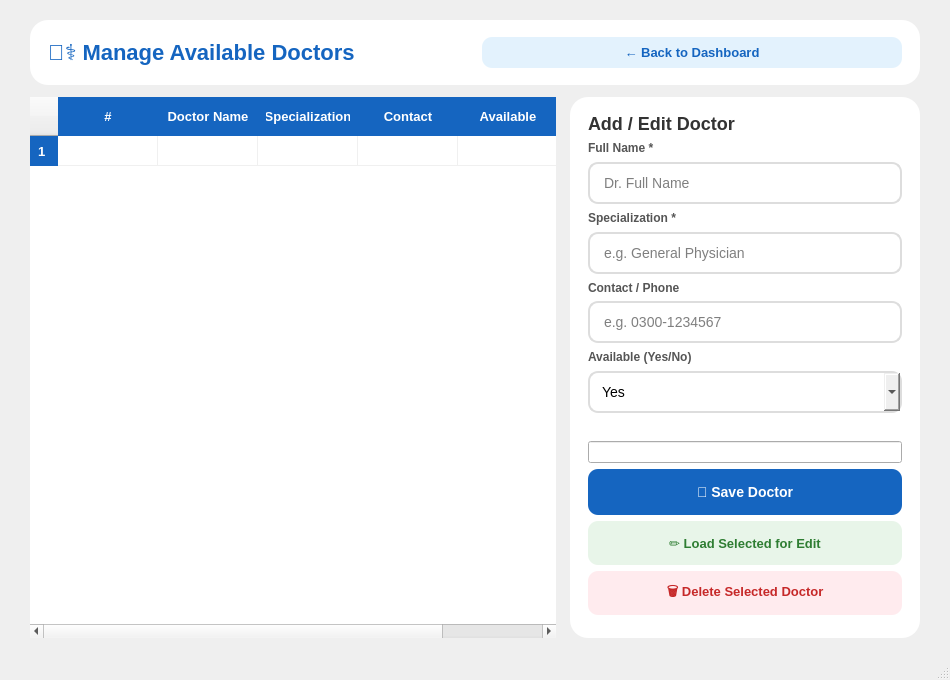
<?xml version="1.0" encoding="UTF-8"?>
<ui version="4.0">
 <class>ManageDoctorsWindow</class>
 <widget class="QMainWindow" name="ManageDoctorsWindow">
  <property name="geometry">
   <rect><x>0</x><y>0</y><width>950</width><height>680</height></rect>
  </property>
  <property name="windowTitle"><string>Doctor Panel – Manage Doctors</string></property>

  <widget class="QWidget" name="centralwidget">
   <property name="styleSheet">
    <string notr="true">
background: qlineargradient(x1:0, y1:0, x2:1, y2:1,
    stop:0 #e3f2fd, stop:1 #bbdefb);
font-family: Segoe UI;
    </string>
   </property>

   <layout class="QVBoxLayout" name="mainLayout">
    <property name="spacing"><number>12</number></property>
    <property name="leftMargin"><number>30</number></property>
    <property name="topMargin"><number>20</number></property>
    <property name="rightMargin"><number>30</number></property>
    <property name="bottomMargin"><number>20</number></property>

    <!-- HEADER -->
    <item>
     <widget class="QFrame" name="headerFrame">
      <property name="minimumSize"><size><width>0</width><height>65</height></size></property>
      <property name="styleSheet"><string notr="true">QFrame { background:white; border-radius:18px; }</string></property>
      <layout class="QHBoxLayout">
       <property name="leftMargin"><number>18</number></property>
       <property name="rightMargin"><number>18</number></property>
       <item>
        <widget class="QLabel">
         <property name="text"><string>👨‍⚕️ Manage Available Doctors</string></property>
         <property name="styleSheet"><string notr="true">font-size:22px; font-weight:bold; color:#1565C0;</string></property>
        </widget>
       </item>
       <item><spacer><property name="orientation"><enum>Qt::Horizontal</enum></property></spacer></item>
       <item>
        <widget class="QPushButton" name="backButton">
         <property name="text"><string>← Back to Dashboard</string></property>
         <property name="styleSheet">
          <string notr="true">
QPushButton { background:#E3F2FD; color:#1565C0; font-size:13px; font-weight:bold; border:none; border-radius:10px; padding:8px 16px; }
QPushButton:hover { background:#BBDEFB; }
          </string>
         </property>
        </widget>
       </item>
      </layout>
     </widget>
    </item>

    <!-- CONTENT -->
    <item>
     <layout class="QHBoxLayout" name="contentRow">
      <property name="spacing"><number>14</number></property>

      <!-- DOCTORS TABLE -->
      <item>
       <widget class="QFrame" name="tableFrame">
        <property name="styleSheet"><string notr="true">QFrame { background:white; border-radius:18px; }</string></property>
        <layout class="QVBoxLayout">
         <property name="leftMargin"><number>0</number></property>
         <property name="topMargin"><number>0</number></property>
         <property name="rightMargin"><number>0</number></property>
         <property name="bottomMargin"><number>0</number></property>
         <item>
          <widget class="QTableWidget" name="doctorsTable">
           <property name="styleSheet">
            <string notr="true">
QTableWidget { border:none; font-size:13px; gridline-color:#f0f0f0; border-radius:18px; }
QTableWidget::item { padding:10px 8px; color:#333; }
QTableWidget::item:selected { background:#E3F2FD; color:#1565C0; }
QHeaderView::section { background:#1565C0; color:white; font-size:13px; font-weight:bold; padding:10px 8px; border:none; }
            </string>
           </property>
           <property name="editTriggers"><set>QAbstractItemView::NoEditTriggers</set></property>
           <property name="selectionBehavior"><enum>QAbstractItemView::SelectRows</enum></property>
           <property name="alternatingRowColors"><bool>true</bool></property>
           <property name="columnCount"><number>5</number></property>
           <row/>
           <column><property name="text"><string>#</string></property></column>
           <column><property name="text"><string>Doctor Name</string></property></column>
           <column><property name="text"><string>Specialization</string></property></column>
           <column><property name="text"><string>Contact</string></property></column>
           <column><property name="text"><string>Available</string></property></column>
          </widget>
         </item>
        </layout>
       </widget>
      </item>

      <!-- ADD / EDIT PANEL -->
      <item>
       <widget class="QFrame" name="formFrame">
        <property name="maximumSize"><size><width>350</width><height>16777215</height></size></property>
        <property name="styleSheet"><string notr="true">QFrame { background:white; border-radius:18px; }</string></property>
        <layout class="QVBoxLayout">
         <property name="leftMargin"><number>18</number></property>
         <property name="topMargin"><number>16</number></property>
         <property name="rightMargin"><number>18</number></property>
         <property name="bottomMargin"><number>16</number></property>

         <item>
          <widget class="QLabel" name="formTitle">
           <property name="text"><string>Add / Edit Doctor</string></property>
           <property name="styleSheet"><string notr="true">font-size:18px; font-weight:bold; color:#333;</string></property>
          </widget>
         </item>

         <item>
          <widget class="QLabel"><property name="text"><string>Full Name *</string></property>
           <property name="styleSheet"><string notr="true">font-size:12px; color:#555; font-weight:bold;</string></property>
          </widget>
         </item>
         <item>
          <widget class="QLineEdit" name="docNameEdit">
           <property name="minimumSize"><size><width>0</width><height>42</height></size></property>
           <property name="placeholderText"><string>Dr. Full Name</string></property>
           <property name="styleSheet">
            <string notr="true">QLineEdit { border:2px solid #DDD; border-radius:10px; padding-left:12px; font-size:14px; } QLineEdit:focus { border:2px solid #1565C0; }</string>
           </property>
          </widget>
         </item>

         <item>
          <widget class="QLabel"><property name="text"><string>Specialization *</string></property>
           <property name="styleSheet"><string notr="true">font-size:12px; color:#555; font-weight:bold;</string></property>
          </widget>
         </item>
         <item>
          <widget class="QLineEdit" name="docSpecEdit">
           <property name="minimumSize"><size><width>0</width><height>42</height></size></property>
           <property name="placeholderText"><string>e.g. General Physician</string></property>
           <property name="styleSheet">
            <string notr="true">QLineEdit { border:2px solid #DDD; border-radius:10px; padding-left:12px; font-size:14px; } QLineEdit:focus { border:2px solid #1565C0; }</string>
           </property>
          </widget>
         </item>

         <item>
          <widget class="QLabel"><property name="text"><string>Contact / Phone</string></property>
           <property name="styleSheet"><string notr="true">font-size:12px; color:#555; font-weight:bold;</string></property>
          </widget>
         </item>
         <item>
          <widget class="QLineEdit" name="docContactEdit">
           <property name="minimumSize"><size><width>0</width><height>42</height></size></property>
           <property name="placeholderText"><string>e.g. 0300-1234567</string></property>
           <property name="styleSheet">
            <string notr="true">QLineEdit { border:2px solid #DDD; border-radius:10px; padding-left:12px; font-size:14px; } QLineEdit:focus { border:2px solid #1565C0; }</string>
           </property>
          </widget>
         </item>

         <item>
          <widget class="QLabel"><property name="text"><string>Available (Yes/No)</string></property>
           <property name="styleSheet"><string notr="true">font-size:12px; color:#555; font-weight:bold;</string></property>
          </widget>
         </item>
         <item>
          <widget class="QComboBox" name="docAvailableCombo">
           <property name="minimumSize"><size><width>0</width><height>42</height></size></property>
           <property name="styleSheet">
            <string notr="true">QComboBox { border:2px solid #DDD; border-radius:10px; padding-left:12px; font-size:14px; } QComboBox:focus { border:2px solid #1565C0; }</string>
           </property>
           <item><property name="text"><string>Yes</string></property></item>
           <item><property name="text"><string>No</string></property></item>
          </widget>
         </item>

         <item>
          <widget class="QLabel" name="formStatusLabel">
           <property name="text"><string></string></property>
           <property name="styleSheet"><string notr="true">font-size:12px; color:#e53935;</string></property>
          </widget>
         </item>

         <!-- Hidden field for edit mode -->
         <item>
          <widget class="QLineEdit" name="editIdEdit">
           <property name="visible"><bool>false</bool></property>
          </widget>
         </item>

         <item>
          <widget class="QPushButton" name="saveDocButton">
           <property name="minimumSize"><size><width>0</width><height>46</height></size></property>
           <property name="text"><string>💾 Save Doctor</string></property>
           <property name="styleSheet">
            <string notr="true">
QPushButton { background:#1565C0; color:white; font-size:14px; font-weight:bold; border:none; border-radius:10px; }
QPushButton:hover { background:#1976D2; }
            </string>
           </property>
          </widget>
         </item>

         <item>
          <widget class="QPushButton" name="editDocButton">
           <property name="minimumSize"><size><width>0</width><height>44</height></size></property>
           <property name="text"><string>✏ Load Selected for Edit</string></property>
           <property name="styleSheet">
            <string notr="true">
QPushButton { background:#E8F5E9; color:#2E7D32; font-size:13px; font-weight:bold; border:none; border-radius:10px; }
QPushButton:hover { background:#C8E6C9; }
            </string>
           </property>
          </widget>
         </item>

         <item>
          <widget class="QPushButton" name="deleteDocButton">
           <property name="minimumSize"><size><width>0</width><height>44</height></size></property>
           <property name="text"><string>🗑 Delete Selected Doctor</string></property>
           <property name="styleSheet">
            <string notr="true">
QPushButton { background:#ffebee; color:#c62828; font-size:13px; font-weight:bold; border:none; border-radius:10px; }
QPushButton:hover { background:#ffcdd2; }
            </string>
           </property>
          </widget>
         </item>

         <item><spacer><property name="orientation"><enum>Qt::Vertical</enum></property></spacer></item>

        </layout>
       </widget>
      </item>

     </layout>
    </item>

   </layout>
  </widget>

  <widget class="QMenuBar" name="menubar"/>
  <widget class="QStatusBar" name="statusbar"/>
 </widget>
 <resources/>
 <connections/>
</ui>
